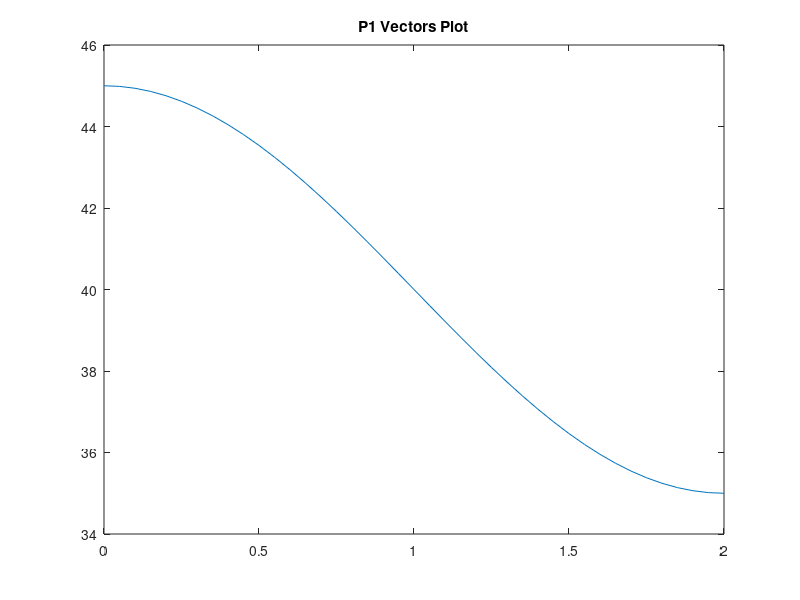
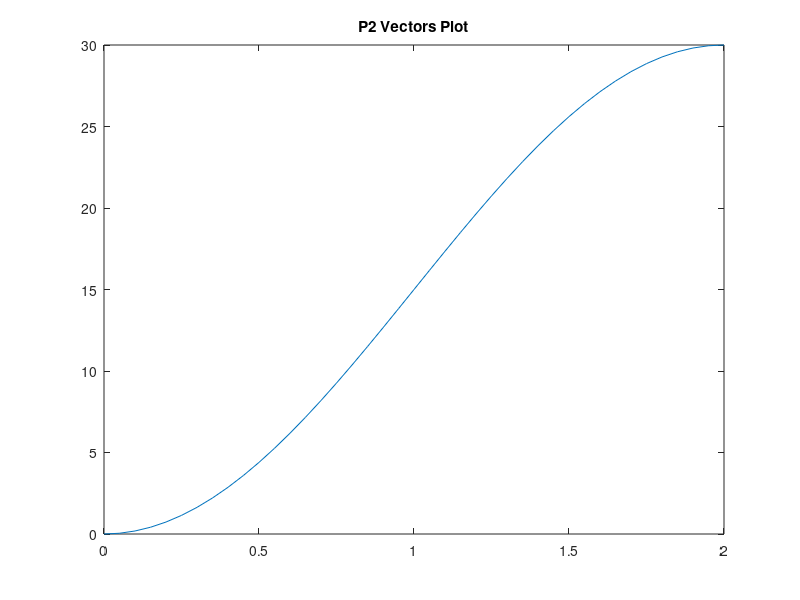
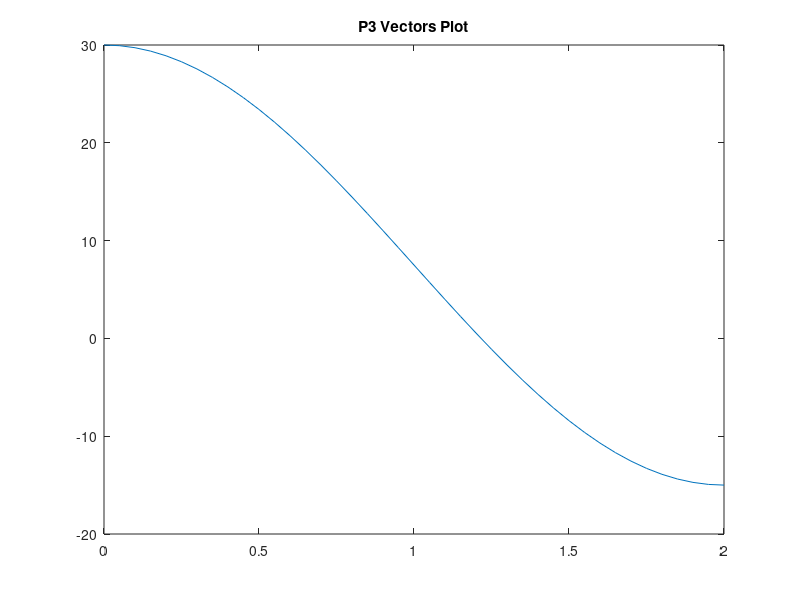
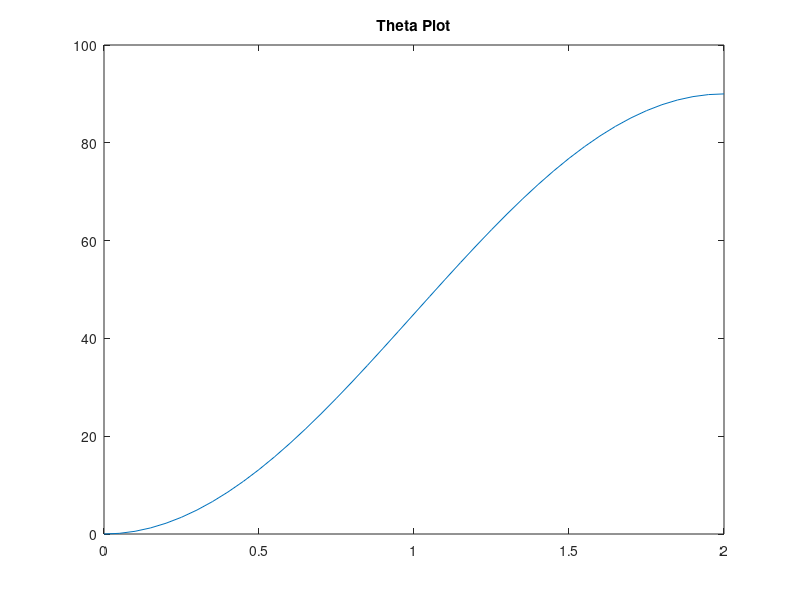

MATLAB code to generate these figures, in order: (Note: this script raises an error after producing the figures.)
%% CMD HW4 21631211 Cahit Oğuz Saydam
clc;clear;clear all;
%% Sinusoidal Function
ti = 0;  %[s] initial time
tf = 2; %[s] final time
A = [45 0 30]';   %[cm] initial position
B = [35 30 -15]'; %[cm] final position
ph = 0; %phi angle
th1 = 0; th2 = 90*pi/180; %theta angle
ps1 = 0; ps2 = 45*pi/180; %angle psi
t = ti:0.05:tf; %time value
%% Position vectors of sinusoidal function
p1 = (A(1)-B(1))*cos(pi*t/tf)/2 + (A(1)+B(1))/2;
p2 = (B(2)-A(2))*cos((pi*t/tf)+pi)/2 + (B(2)+A(2))/2;
p3 = (A(3)-B(3))*cos(pi*t/tf)/2 + (A(3)+B(3))/2;
p = [p1; p2; p3];
%% Angles phi, theta and psi
theta = (th2-th1)*cos((pi*t/tf)+pi)/2 + (th2+th1)/2;
phi = (ph-ph)*cos((pi*t/tf)+pi)/2 + (ph+ph)/2;
psi = (ps2-ps1)*cos((pi*t/tf)+pi)/2 + (ps2+ps1)/2;

%% Plot position Vectors and Angle
plot(t,p1);
title('P1 Vectors Plot');
figure()
plot(t,p2);
title('P2 Vectors Plot');
figure()
plot(t,p3);
title('P3 Vectors Plot');
figure()
plot(t,theta*180/pi);
title('Theta Plot');
figure()
plot(t,phi*180/pi);
title('Phi Plot');
figure()
plot(t,psi*180/pi);
title('Psi Plot');
%% Given parameters
a2 = 30; d2 = 10;  d4 = 20; d6 = 12;         %[cm] dimensions t
u1 = [1 0 0]'; u2 = [0 1 0]'; u3 = [0 0 1]'; % unit vectors
sigma1 = 1; sigma3 = -1; sigma5 = 1;
  
lr = length(t); 
for i = 1:lr

    C = rot3(phi(i)) * rot2(theta(i)) * rot1(psi(i));
    r = p - d6*C*u3;
    r1 = r'*u1;
    r2 = r'*u2;
    r3 = r'*u3;  
    lr = length(r); 
   
    % theta1
    alpha1 = atan2(r2(i),r1(i));
    sigma1 = 1;
    psi1 = atan2(d2,sigma1*sqrt(r1(i)^2+r2(i)^2-d2^2));
    theta1(i) = alpha1 - psi1;
    % theta2, theta3
    alpha2 = acos((r1(i)^2+r2(i)^2+r3(i)^2-a2^2-d4^2)/(2*a2*d4));
    alpha3 = atan2(sqrt(1-(r3(i)/a2)^2), r3(i)/a2);
    sigma3 = 1;
    theta3(i) = atan2(sigma3*sin(alpha3), cos(alpha3));
    theta2(i) = atan2((r3(i)*sin(theta3(i))+d4*sin(alpha2+theta3(i))),(r1(i)*cos(theta1(i))+r2(i)*sin(theta1(i))-d2));
    %theta4
    c23 = C(2,3); c13 = C(1,3);
    valsin4 = sigma5*c23; valcos4 = sigma5*c13;
    theta4(i) = atan2(valsin4,valcos4);
    %theta5
    c33 = C(3,3);
    valcos5 = c33; valsin5 = sigma5*sqrt(1-valcos5^2);
    theta5(i) = atan2(valsin5,valcos5);
    %theta6
    c32 = C(3,2); c31 = C(3,1);
    valsin6 = sigma5*c32; valcos6 = -sigma5*c31;
    theta6(i) = atan2(valsin6,valcos6);

end
%% All Theta Plot angles
figure();
plot(t(1:41),theta1*180/pi);
title('theta1 Plot');
figure();
plot(t(1:41),theta2*180/pi);
title('theta2 Plot');
figure();
plot(t(1:41),theta3*180/pi);
title('theta3 Plot');
figure();
plot(t(1:41),theta4*180/pi);
title('theta4 Plot');
figure();
plot(t(1:41),theta5*180/pi);
title('theta5 Plot');
figure();
plot(t(1:41),theta6*180/pi);
title('theta6 Plot');
%% Rotation Functions
% Rotation u1 vector direction is angle of a 
function Rotation1 = rot1(a)
Rotation1 = [1 0 0; 0 cos(a) -sin(a); 0 sin(a) cos(a)];
end
% Rotation u2 vector direction is angle of a
function Rotation2 = rot2(a)
Rotation2 = [cos(a) 0 sin(a); 0 1 0; -sin(a) 0 cos(a)];
end
% Rotation u3 vector direction is angle of a
function Rotation3 = rot3(a)
Rotation3 = [cos(a) -sin(a) 0; sin(a) cos(a) 0; 0 0 1];
end
